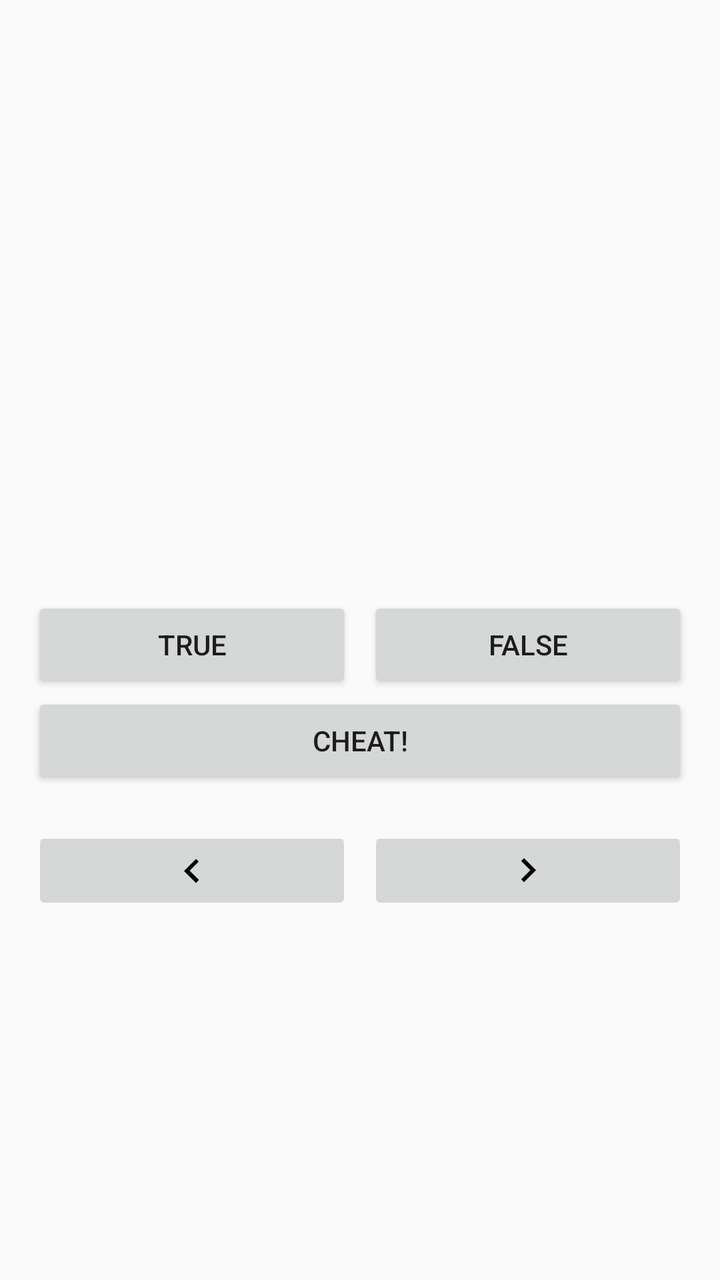
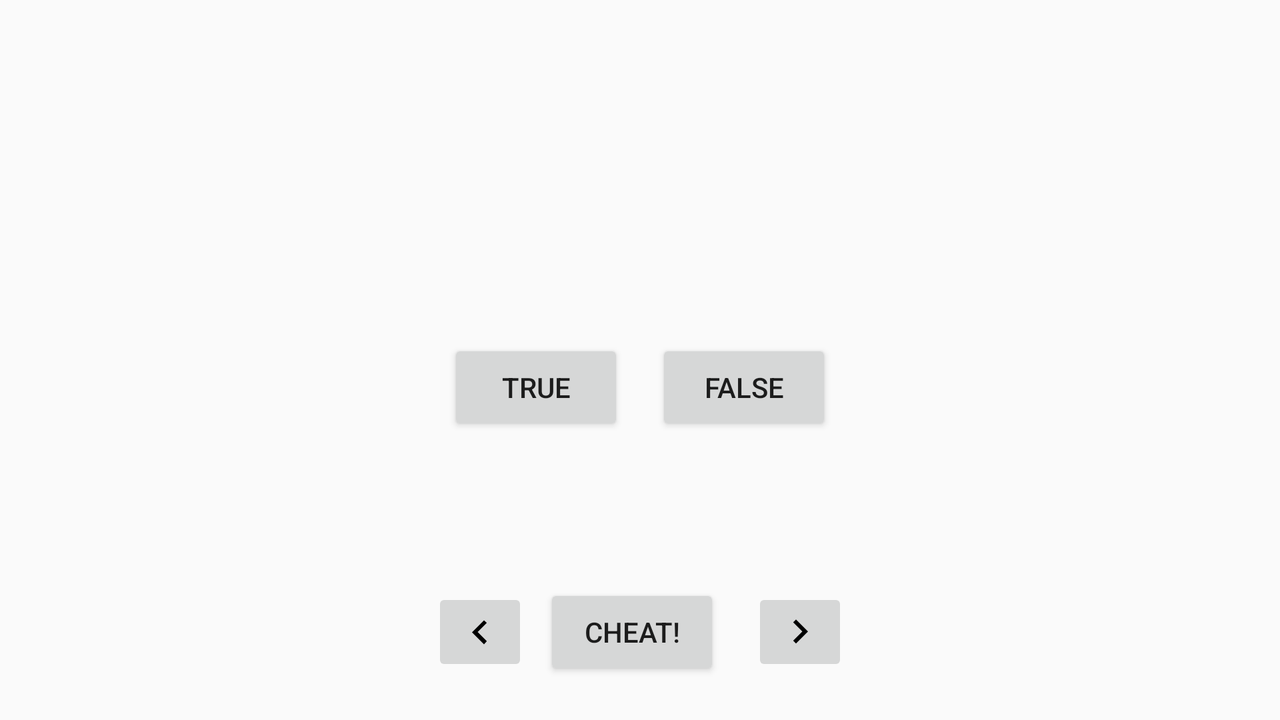

First picture: res/layout/ on a phone held upright. Second picture: the repository's own variant of that layout, on a device whose configuration matches the variant's folder. Source for both follows.
<!-- AndroidManifest.xml: activity theme Theme.GEOquiz -->
<!-- res/layout/activity_quiz.xml -->
<?xml version="1.0" encoding="utf-8"?>
<LinearLayout xmlns:android="http://schemas.android.com/apk/res/android"
    android:layout_width="match_parent"
    android:layout_height="match_parent"
    android:gravity="center"
    android:orientation="vertical"
    android:padding="16dp">

    <LinearLayout
        android:layout_width="match_parent"
        android:layout_height="wrap_content"
        android:orientation="horizontal">

        <TextView
            android:id="@+id/score_text_view"
            android:layout_width="match_parent"
            android:layout_height="wrap_content"
            android:textSize="12sp" />
    </LinearLayout>

    <TextView
        android:id="@+id/question_number_text_view"
        android:layout_width="match_parent"
        android:layout_height="wrap_content"
        android:gravity="center"
        android:paddingTop="8dp"
        android:textSize="14sp"
        android:textStyle="bold" />

    <TextView
        android:id="@+id/question_text_view"
        android:layout_width="match_parent"
        android:layout_height="wrap_content"
        android:gravity="center"
        android:padding="24dp"
        android:textSize="18sp" />

    <LinearLayout
        android:layout_width="match_parent"
        android:layout_height="wrap_content"
        android:orientation="horizontal"
        android:weightSum="2">

        <Button
            android:id="@+id/true_button"
            android:layout_width="0dp"
            android:layout_height="wrap_content"
            android:layout_weight="1"
            android:text="@string/true_button"
            android:layout_marginRight="4dp" />

        <Button
            android:id="@+id/false_button"
            android:layout_width="0dp"
            android:layout_height="wrap_content"
            android:layout_weight="1"
            android:text="@string/false_button"
            android:layout_marginLeft="4dp" />
    </LinearLayout>

    <Button
        android:id="@+id/cheat_button"
        android:layout_width="match_parent"
        android:layout_height="wrap_content"
        android:text="@string/cheat_button" />

    <TextView
        android:id="@+id/cheat_count_text_view"
        android:layout_width="wrap_content"
        android:layout_height="wrap_content"
        android:textSize="14sp" />

    <LinearLayout
        android:layout_width="match_parent"
        android:layout_height="wrap_content"
        android:orientation="horizontal"
        android:weightSum="2">

        <ImageButton
            android:id="@+id/previous_button"
            android:layout_width="0dp"
            android:layout_height="wrap_content"
            android:layout_weight="1"
            android:src="@drawable/arrow_left"
            android:contentDescription="@string/previous_button"
            android:layout_marginRight="4dp" />

        <ImageButton
            android:id="@+id/next_button"
            android:layout_width="0dp"
            android:layout_height="wrap_content"
            android:layout_weight="1"
            android:src="@drawable/arrow_right"
            android:contentDescription="@string/next_button"
            android:layout_marginLeft="4dp" />
    </LinearLayout>

</LinearLayout>
<!-- resources referenced by this layout -->
<resources>
  <!-- drawable arrow_left (drawable) -->
  <?xml version="1.0" encoding="utf-8"?>
  <vector xmlns:android="http://schemas.android.com/apk/res/android"
      android:width="24dp"
      android:height="24dp"
      android:viewportWidth="24"
      android:viewportHeight="24">
      <path
          android:fillColor="#FF000000"
          android:pathData="M15.41,7.41L10.83,12l4.58,4.59L14,18.17l-6,-6 6,-6z" />
  </vector>
  <!-- drawable arrow_right (drawable) -->
  <?xml version="1.0" encoding="utf-8"?>
  <vector xmlns:android="http://schemas.android.com/apk/res/android"
      android:width="24dp"
      android:height="24dp"
      android:viewportWidth="24"
      android:viewportHeight="24">
      <path
          android:fillColor="#FF000000"
          android:pathData="M8.59,16.34l4.58,-4.59 -4.58,-4.59L10,5.75l6,6 -6,6z" />
  </vector>
  <string name="cheat_button">Cheat!</string>
  <string name="false_button">False</string>
  <string name="next_button">Next</string>
  <string name="previous_button">Previous</string>
  <string name="true_button">True</string>
  <style name="Theme.GEOquiz" parent="Theme.AppCompat.Light.DarkActionBar" />
</resources>
<!-- res/layout-land/activity_quiz.xml (the repository's variant of the layout above) -->
<!-- drawn on the phone turned sideways -->
<?xml version="1.0" encoding="utf-8"?>
<LinearLayout xmlns:android="http://schemas.android.com/apk/res/android"
    android:layout_width="match_parent"
    android:layout_height="match_parent"
    android:orientation="vertical"
    android:padding="16dp">

    <LinearLayout
        android:layout_width="match_parent"
        android:layout_height="wrap_content"
        android:orientation="horizontal">

        <TextView
            android:id="@+id/score_text_view"
            android:layout_width="match_parent"
            android:layout_height="wrap_content"
            android:textSize="12sp"
            android:textColor="@android:color/darker_gray" />
    </LinearLayout>

    <ScrollView
        android:layout_width="match_parent"
        android:layout_height="0dp"
        android:layout_weight="1"
        android:fillViewport="true">

        <LinearLayout
            android:layout_width="match_parent"
            android:layout_height="wrap_content"
            android:orientation="vertical"
            android:gravity="center">

            <TextView
                android:id="@+id/question_number_text_view"
                android:layout_width="match_parent"
                android:layout_height="wrap_content"
                android:gravity="center"
                android:textSize="14sp"
                android:textStyle="bold" />

            <TextView
                android:id="@+id/question_text_view"
                android:layout_width="match_parent"
                android:layout_height="wrap_content"
                android:gravity="center"
                android:padding="16dp"
                android:textSize="18sp" />

            <LinearLayout
                android:layout_width="wrap_content"
                android:layout_height="wrap_content"
                android:orientation="horizontal">

                <Button
                    android:id="@+id/true_button"
                    android:layout_width="wrap_content"
                    android:layout_height="wrap_content"
                    android:layout_margin="8dp"
                    android:text="@string/true_button" />

                <Button
                    android:id="@+id/false_button"
                    android:layout_width="wrap_content"
                    android:layout_height="wrap_content"
                    android:layout_margin="8dp"
                    android:text="@string/false_button" />
            </LinearLayout>
        </LinearLayout>
    </ScrollView>

    <LinearLayout
        android:layout_width="match_parent"
        android:layout_height="wrap_content"
        android:orientation="horizontal"
        android:gravity="center"
        android:paddingTop="8dp">

        <ImageButton
            android:id="@+id/previous_button"
            android:layout_width="wrap_content"
            android:layout_height="wrap_content"
            android:layout_margin="4dp"
            android:src="@drawable/arrow_left"
            android:contentDescription="@string/previous_button" />

        <Button
            android:id="@+id/cheat_button"
            android:layout_width="wrap_content"
            android:layout_height="wrap_content"
            android:layout_margin="4dp"
            android:text="@string/cheat_button" />

        <TextView
            android:id="@+id/cheat_count_text_view"
            android:layout_width="wrap_content"
            android:layout_height="wrap_content"
            android:layout_margin="4dp"
            android:textSize="14sp"
            android:textColor="@android:color/holo_red_dark" />

        <ImageButton
            android:id="@+id/next_button"
            android:layout_width="wrap_content"
            android:layout_height="wrap_content"
            android:layout_margin="4dp"
            android:src="@drawable/arrow_right"
            android:contentDescription="@string/next_button" />
    </LinearLayout>

</LinearLayout>
